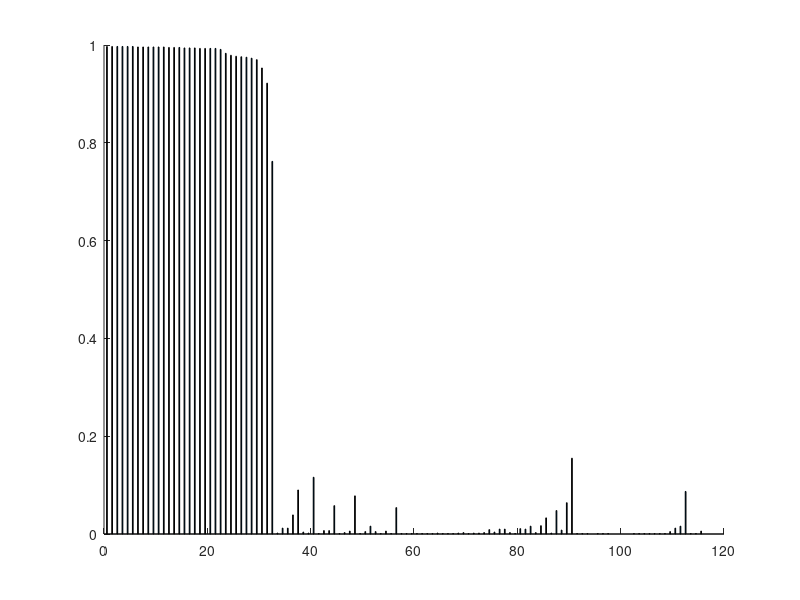

Recreate this plot in MATLAB. (Note: this script raises an error after producing the figure.)
function [sumout]=barplot4structure(C,sortbyq,classin)

% Population Genetics and Evolution Toolbox (PGEToolbox)
% Author: James Cai
% (c) Texas A&M University
%
% $LastChangedDate: 2013-01-06 13:39:38 -0600 (Sun, 06 Jan 2013) $
% $LastChangedRevision: 331 $
% $LastChangedBy: jcai $

if nargin<3
    classin=[];
end

sumout.memo={'C--Inferred clusters','idvnames--names of individuals',...
    'sortidx--order when sorted by Q','LnP--Estimated Ln Prob of Data'};

if nargin<2,
    sortbyq=1;
end

if nargin<1
    disp('Using example C...');
%Inferred clusters
C=[0.002 0.000 0.002 0.001 0.994 0.000 0.001
0.001 0.000 0.001 0.000 0.996 0.000 0.001
0.003 0.000 0.001 0.001 0.990 0.001 0.005
0.001 0.000 0.001 0.001 0.997 0.000 0.000
0.001 0.001 0.001 0.001 0.997 0.000 0.001
0.001 0.000 0.001 0.001 0.996 0.000 0.001
0.001 0.000 0.001 0.001 0.997 0.000 0.001
0.008 0.000 0.073 0.006 0.911 0.000 0.001
0.033 0.000 0.004 0.003 0.954 0.001 0.004
0.010 0.000 0.002 0.001 0.986 0.000 0.002
0.003 0.000 0.001 0.001 0.994 0.000 0.001
0.001 0.000 0.000 0.000 0.997 0.000 0.001
0.064 0.000 0.017 0.009 0.908 0.001 0.001
0.016 0.000 0.001 0.000 0.980 0.001 0.001
0.155 0.000 0.038 0.001 0.804 0.001 0.001
0.048 0.000 0.035 0.002 0.914 0.000 0.001
0.002 0.000 0.001 0.002 0.992 0.001 0.002
0.002 0.002 0.058 0.004 0.934 0.000 0.000
0.011 0.001 0.001 0.002 0.982 0.001 0.002
0.010 0.000 0.001 0.000 0.986 0.001 0.001
0.001 0.000 0.004 0.000 0.993 0.000 0.001
0.009 0.000 0.002 0.000 0.988 0.000 0.001
0.002 0.000 0.000 0.000 0.996 0.000 0.001
0.003 0.001 0.012 0.004 0.977 0.002 0.002
0.010 0.002 0.002 0.001 0.982 0.001 0.002
0.003 0.001 0.003 0.002 0.986 0.002 0.003
0.001 0.001 0.213 0.003 0.779 0.001 0.002
0.001 0.001 0.195 0.001 0.801 0.000 0.001
0.001 0.001 0.006 0.002 0.985 0.000 0.004
0.004 0.002 0.001 0.001 0.987 0.001 0.004
0.017 0.012 0.003 0.008 0.957 0.000 0.003
0.001 0.000 0.001 0.001 0.996 0.000 0.001
0.001 0.000 0.001 0.001 0.995 0.001 0.001
0.002 0.001 0.001 0.001 0.992 0.000 0.003
0.997 0.000 0.001 0.001 0.001 0.000 0.001
0.993 0.000 0.003 0.001 0.001 0.000 0.002
0.997 0.000 0.000 0.001 0.000 0.000 0.001
0.997 0.000 0.001 0.000 0.000 0.000 0.001
0.993 0.000 0.002 0.002 0.001 0.000 0.001
0.996 0.000 0.001 0.001 0.001 0.000 0.001
0.994 0.000 0.001 0.001 0.003 0.001 0.001
0.976 0.000 0.015 0.001 0.004 0.002 0.001
0.995 0.000 0.001 0.000 0.002 0.000 0.001
0.973 0.000 0.008 0.001 0.001 0.000 0.015
0.975 0.001 0.013 0.001 0.006 0.001 0.004
0.922 0.000 0.002 0.001 0.073 0.000 0.001
0.953 0.000 0.001 0.001 0.039 0.001 0.005
0.012 0.000 0.985 0.001 0.001 0.001 0.001
0.002 0.000 0.996 0.001 0.001 0.000 0.001
0.090 0.001 0.906 0.001 0.001 0.000 0.001
0.116 0.001 0.745 0.002 0.132 0.001 0.004
0.002 0.001 0.802 0.000 0.193 0.000 0.001
0.004 0.000 0.821 0.001 0.164 0.001 0.009
0.012 0.000 0.969 0.001 0.015 0.000 0.003
0.007 0.001 0.689 0.001 0.302 0.001 0.001
0.058 0.000 0.496 0.001 0.443 0.001 0.002
0.007 0.000 0.716 0.001 0.274 0.000 0.001
0.762 0.000 0.001 0.001 0.234 0.000 0.001
0.991 0.000 0.002 0.001 0.004 0.001 0.001
0.997 0.001 0.000 0.000 0.001 0.000 0.001
0.997 0.000 0.001 0.000 0.000 0.000 0.001
0.996 0.000 0.001 0.001 0.001 0.000 0.001
0.996 0.000 0.001 0.001 0.001 0.000 0.000
0.983 0.008 0.001 0.001 0.001 0.007 0.000
0.996 0.001 0.001 0.001 0.001 0.000 0.001
0.996 0.000 0.001 0.001 0.001 0.000 0.001
0.997 0.000 0.001 0.000 0.000 0.000 0.001
0.979 0.001 0.005 0.004 0.007 0.002 0.003
0.001 0.001 0.728 0.009 0.259 0.001 0.001
0.001 0.000 0.120 0.003 0.000 0.000 0.875
0.001 0.000 0.104 0.001 0.000 0.001 0.893
0.012 0.001 0.006 0.005 0.003 0.002 0.971
0.005 0.000 0.009 0.001 0.002 0.000 0.983
0.001 0.000 0.001 0.001 0.001 0.005 0.991
0.001 0.000 0.000 0.000 0.001 0.000 0.997
0.001 0.001 0.001 0.000 0.001 0.000 0.995
0.016 0.001 0.004 0.002 0.048 0.011 0.918
0.006 0.001 0.120 0.002 0.001 0.000 0.870
0.087 0.001 0.004 0.001 0.002 0.001 0.904
0.001 0.000 0.000 0.000 0.000 0.000 0.997
0.001 0.000 0.000 0.000 0.000 0.000 0.998
0.994 0.000 0.001 0.001 0.002 0.000 0.001
0.996 0.000 0.001 0.000 0.001 0.000 0.001
0.005 0.115 0.007 0.868 0.005 0.000 0.001
0.003 0.000 0.001 0.994 0.001 0.000 0.000
0.078 0.001 0.002 0.916 0.001 0.001 0.001
0.006 0.001 0.004 0.965 0.002 0.001 0.021
0.005 0.119 0.005 0.800 0.023 0.010 0.038
0.016 0.127 0.001 0.846 0.005 0.005 0.001
0.001 0.001 0.196 0.799 0.001 0.001 0.001
0.006 0.078 0.244 0.653 0.001 0.001 0.016
0.001 0.000 0.000 0.997 0.000 0.000 0.001
0.001 0.000 0.001 0.912 0.086 0.000 0.000
0.054 0.299 0.004 0.616 0.001 0.001 0.024
0.001 0.333 0.006 0.650 0.000 0.008 0.001
0.977 0.000 0.001 0.001 0.018 0.001 0.003
0.001 0.000 0.001 0.000 0.997 0.000 0.001
0.995 0.000 0.000 0.000 0.002 0.000 0.001
0.001 0.000 0.001 0.000 0.996 0.000 0.001
0.995 0.000 0.002 0.000 0.001 0.001 0.001
0.001 0.000 0.000 0.000 0.000 0.998 0.000
0.000 0.000 0.000 0.000 0.000 0.998 0.000
0.001 0.000 0.000 0.000 0.000 0.998 0.000
0.001 0.000 0.000 0.000 0.000 0.998 0.000
0.001 0.000 0.000 0.000 0.000 0.998 0.000
0.000 0.000 0.000 0.000 0.000 0.998 0.000
0.000 0.000 0.000 0.000 0.000 0.998 0.000
0.000 0.000 0.000 0.000 0.000 0.998 0.000
0.000 0.000 0.000 0.000 0.000 0.998 0.000
0.001 0.000 0.001 0.000 0.001 0.996 0.000
0.001 0.000 0.001 0.000 0.000 0.998 0.000
0.039 0.000 0.957 0.001 0.001 0.000 0.001
0.994 0.000 0.003 0.001 0.001 0.000 0.001
0.970 0.000 0.001 0.001 0.025 0.001 0.001
0.993 0.001 0.002 0.001 0.001 0.000 0.002
0.993 0.000 0.002 0.001 0.002 0.001 0.001];
end
%%


if isstr(C)
filename=C;   % 'structure_result.txt';

%[C]=readstructureoutput(filename);

disp(['Reading STRUCTURE output file ',filename,' ...'])
txt = textread(filename,'%s','delimiter','\n','whitespace','');
idx1=find(cellfun(@isempty,strfind(txt,'Inferred ancestry of individuals:'))==0);
idx2=find(cellfun(@isempty,strfind(txt,'Estimated Allele Frequencies in each cluster'))==0);
idx3=find(cellfun(@isempty,strfind(txt,'Estimated Ln Prob of Data   ='))==0);

LnPtxt=txt{idx3};
LnPtxt=LnPtxt(31:end);
sumout.LnP=str2double(LnPtxt);


txt=txt(idx1+2:idx2-3);
C=[];
for k=1:length(txt);
    linetxt=txt{k};
    linefrc=strread(linetxt(strfind(linetxt,':')+2:end),'%f')';
    [itemp,iname]=strread(linetxt(1:strfind(linetxt,'(')-1),'%d%s');
    sumout.idvnames{k}=iname{1};
    C=[C;linefrc];
end
%sumout.idvnames=
else
    
    for k=1:size(C,1)
      sumout.idvnames{k}=sprintf('idv_%d',k);
    end
    sumout.LnP=nan;

    
end

sumout.C=C;

for k=1:length(sumout.idvnames)
    sumout.classnames{k}=sumout.idvnames{k}(1:4);
end

if any(sum(C,2)<0.99)
    error('Wrong input C (Inferred clusters)');    
end
[n,K]=size(C);

sumout.K=K;


%figure; 
%subplot(2,1,1)

if ~sortbyq
    

    sumout.orderidx=1:size(C,1);
    if nargout<1
    bar(C,1,'stack','edgecolor','none');
    ylim([0 1])
    xlim([0 size(C,1)+1])
    axis ij;
    title(sprintf('K=%d; No. of samples=%d; Original order',K,n))
    end

else

    if ~isempty(classin)
        [x,idx]=max(C,[],2);  % y is the idx of the max per row
        [x,idx]=sort(idx);
        C=C(idx,:);
        classin=classin(idx);
        
        [iclass,iclassname]=grp2idx(classin);        
        [x,y]=max(C,[],2);
        
    else
        [x,iclass]=max(C,[],2);  % y is the idx of the max per row
        iclassname=sprintf('K%d|',1:K);
        
    end
    
    [a,idx]=sortrows([iclass,x],[1 -2]);
    sumout.orderidx=idx;
    
    C=C(idx,:);
    
    
    
    
    if nargout<1

    bar(C,1,'stack','edgecolor','none');
    ylim([0 1])
    xlim([0 size(C,1)+1])
    axis ij;
    if ~isempty(classin)
        title(sprintf('K=%d, lnPr(X|K)=%.2f, n=%d; Sort by (prior) populations',K,sumout.LnP,n))
    else
        title(sprintf('K=%d,  lnPr(X|K)=%.2f, n=%d; Sort by Q',K,sumout.LnP,n))
    end
    
    %inames=sumout.idvnames(sumout.orderidx);
    inames=sumout.idvnames;

    seprt=[];    
    for sk=1:length(unique(iclass))    
        idx=find(iclass==sk);
        seprt=[seprt,length(idx)];
        iname=inames(idx);
        %xname{sk}=iname;
        fprintf('%d\t',sk);
        for nk=1:length(iname)
            fprintf('%s ',iname{nk});
        end
        fprintf('\n');
    end
    sprt=cumsum(seprt);
    vline(sprt+0.5,'w-')
    %sprt
    %iclassname
    if ~isempty(classin)
        set(gca,'XTick',sprt-0.5,'XTickLabel',iclassname)
    end
    
    end

end














